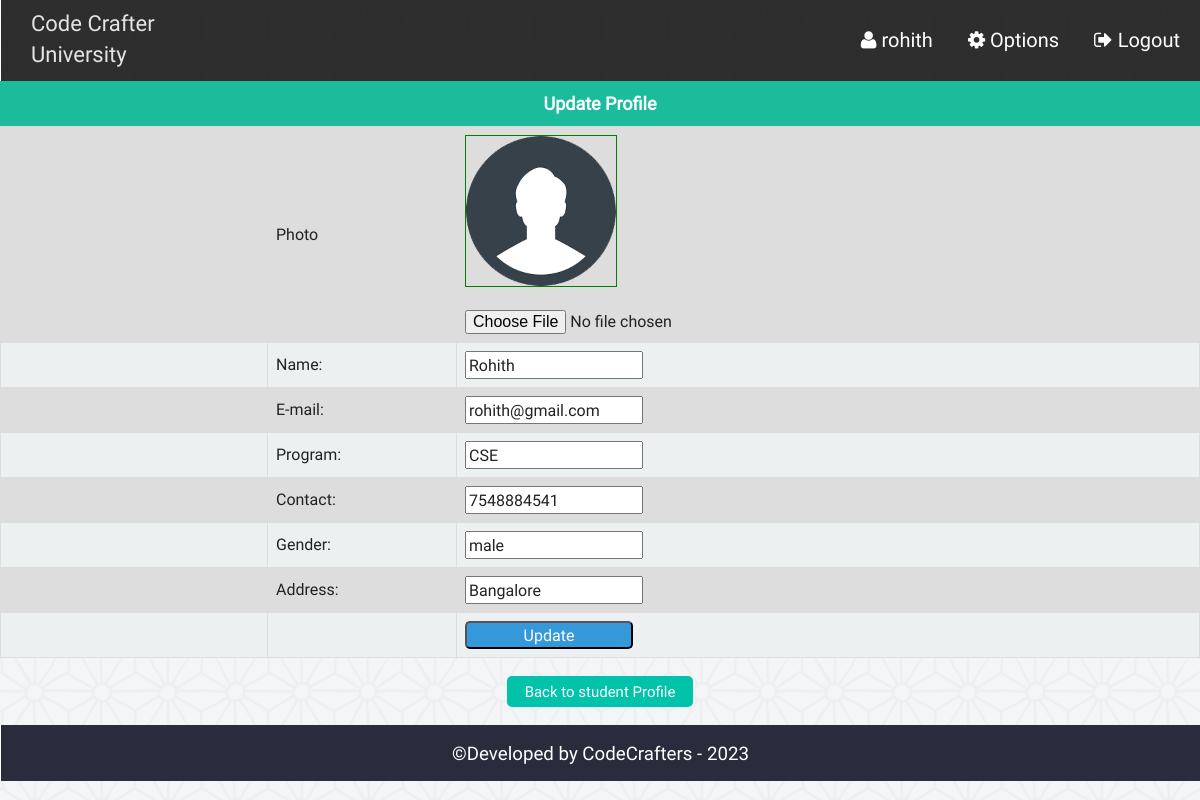
The app's page /admin/admin_single_student_update.php?id=12103072 (signed in) with its own data.
### tables this page shows
CREATE TABLE `st_info` (
  `st_id` int(11) NOT NULL,
  `name` varchar(100) NOT NULL,
  `password` varchar(32) NOT NULL,
  `email` varchar(50) NOT NULL,
  `bday` date NOT NULL,
  `program` varchar(10) NOT NULL,
  `contact` varchar(20) NOT NULL,
  `gender` varchar(10) NOT NULL,
  `address` varchar(255) NOT NULL,
  `img` varchar(255) DEFAULT NULL
);

### admin/php/functions.php (called while the page is built, shortened)
<?php
class login_registration_class{
	public function getuserbyid($st_id){
		global $conn;
		$query = $conn->query("select * from st_info where st_id='$st_id'");
		return $query;
	}
};
?>

### admin/admin_single_student_update.php (the view, shortened to what this page needs)
<?php
	require "php/config.php";
	require_once "php/functions.php";
	$user = new login_registration_class();
	if(isset($_REQUEST['id'])){
		$st_id = $_REQUEST['id'];
	}else{
		header('Location: admin.php');
		exit();
	}
?>
<?php
include "php/headertop_admin.php";
?>
<div class="profile">
			<h3 style="font-size:18px;text-align:center;background:#1abc9c;color:#fff;padding:10px;margin:0">Update Profile</h3>
			<div class="st_update fix">
				<form action="" method="post" enctype="multipart/form-data">
						<?php
						$result = $user->getuserbyid($st_id);
						while($row = $result->fetch_assoc()){
						?>
					<table class="tab_one" >
						<tr>
							<td style="width:250px;"></td>
							<td>Photo</td>
							<td>
							<img id="logo_preview" src="img/student/<?php echo $row['img']?>" style="height:150px; width:150px; border:1px green solid;"><br><br>
							<input type="file" name="personal_image" id="spic" onchange="PreviewImage('personal_image', 'logo_preview')" />
							</td>
						</tr>
						<tr>
							<td style="width:125px;"></td>
							<td>Name:</td>
							<td><input type="text" name="st_name" value="<?php echo $row['name'];?>"></td>
						</tr>
						<tr>
							<td style="width:125px;"></td>
							<td>E-mail:</td>
							<td><input type="email" name="st_email" value="<?php echo $row['email']; ?>"></td>
						</tr>
						<tr>
							<td style="width:125px;"></td>
							<td>Program:</td>
							<td><input type="text" name="st_dept" value="<?php echo $row['program']; ?>"></td>
						</tr>
						<tr>
							<td style="width:125px;"></td>
							<td>Contact:</td>
							<td><input type="text" name="st_contact" value="<?php echo $row['contact']; ?>"></td>
						</tr>
						<tr>
							<td style="width:125px;"></td>
							<td>Gender:</td>
							<td><input type="text" name="st_gender" value="<?php echo $row['gender']; ?>"></td>
						</tr>
						<tr>
							<td style="width:125px;"></td>
							<td>Address:</td>
							<td><input type="text" name="st_add" value="<?php echo $row['address']; ?>"></td>
						</tr>
						<tr>
						<td style="width:125px;"></td>
						<td></td>
						<td colspan="2">
							<input style="background:#3498db;color:#fff;width:168px;border-radius:5px;" type="submit" name="Update" value="Update">
							</td>
						</tr>
					</table>
						<?php } ?>
				</form>
			</div>
			<div class="back fix">
				<p style="text-align:center"><a href="admin_all_student.php"><button class="editbtn">Back to student Profile</button></a></p>
			</div>
</div>
<?php include "php/footerbottom.php";?>

### admin/css/style.css (style rules this page uses)
html { color: #222; font-size: 1em; line-height: 1.4; }
audio, canvas, iframe, img, svg, video { vertical-align: middle; }
a { text-decoration:none; }
.fix { overflow:hidden; }
.st_reg th, td { padding: 8px; }
table.tab_one { width:100%; }
table.tab_one td { border:1px solid #ddd; padding:8px; }
table.tab_one tr:nth-child(odd) { background:#ddd; }
table.tab_one tr:nth-child(even) { background:#ecf0f1; }
.editbtn { background-color: #01C3AA; border: none; border-radius:5px; color: white; padding: 5px 18px; text-align: center; text-decoration: none; display: inline-block; font-size: 15px; margin: 2px 1px; cursor: pointer; }
table.att_tab tr,td,th { border:2px solid #ddd; border-collapse:collapse; padding:8px; }

### records on screen
st_info: img (picture), st_name "Rohith", st_email "rohith@gmail.com", st_dept "CSE", st_contact "7548884541", st_gender "male", st_add "Bangalore"

### other values on screen
$admin_name "rohith"
